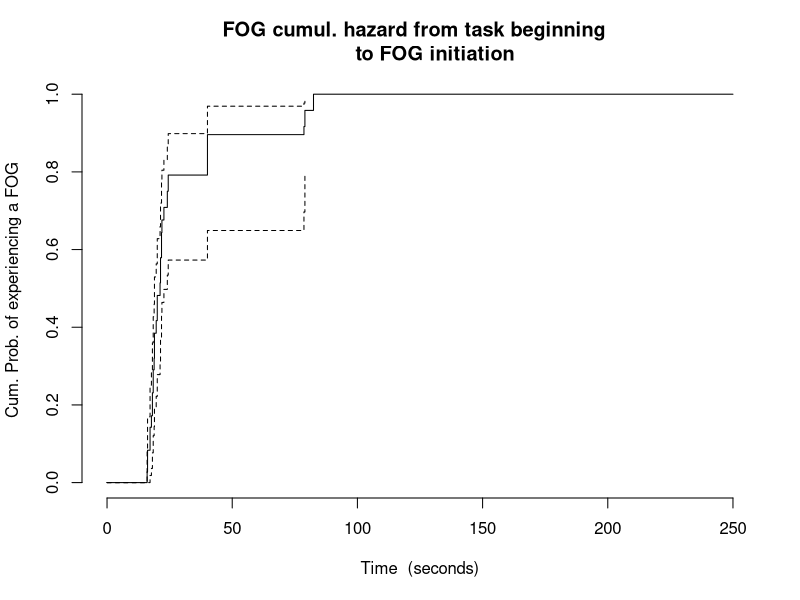
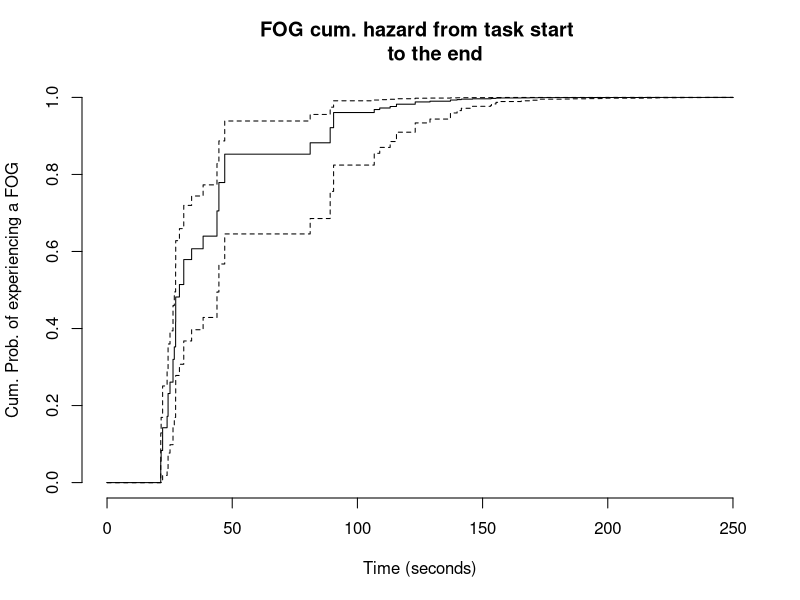

Here is the R script that generated these plots, in order:
## ---- chunk 1
knitr::opts_chunk$set(echo = FALSE)
## ---- chunk 2
rm(list=ls())
## ---- chunk 3
library(tidyverse)
library(skimr)
library(survival)
library(broom)
## ---- chunk 4
# load data from kaggle 
# from CLI kaggle competitions download -c tlvmc-parkinsons-freezing-gait-prediction 
events <- read_csv("events.csv")
subjects <- read_csv("subjects.csv")
tasks <- read_csv("tasks.csv")
#daily_meta <- read_csv("daily_metadata.csv")
defog_meta <- read_csv("defog_metadata.csv")
#tdcsfog_meta <- read_csv("tdcsfog_metadata.csv")
## ---- chunk 5
subjects$Visit=NULL 
## ---- chunk 6
  fog <- inner_join(events,tasks,by="Id") %>% 
  inner_join(defog_meta,by ="Id")  %>% 
  inner_join(subjects,by = "Subject") 
rm(events,tasks,defog_meta,subjects)
## ---- chunk 7
fog <- fog %>% filter(Begin > 0 & End > 0, End >= Completion,Begin < Init ) 

attach(fog)
# events duration
fog["eventsDuration"] <- Completion - Init


# task duration
fog["tasksDuration"] <- End - Begin

# attach fog 
detach(fog)
attach(fog)

## ---- chunk 8
round(mean(is.na(Kinetic)),2)
## ---- chunk 9
fog <- fog %>% 
    filter(!is.na(Kinetic))
cat("\n new table dimension\n")
dim(fog)
## ---- chunk 10
head(fog,3)
## ---- chunk 11
proportion_kinetic <- prop.table(table(Kinetic)) %>% round(2)
## ---- chunk 12
summary(Age)
## ---- chunk 13
(sex_prop_table <- prop.table(table(Sex)) %>% round(2))
## ---- chunk 14
unique(Task)
## ---- chunk 15
length(unique(Visit))
## ---- chunk 16
round(prop.table(table(Visit)),2)
## ---- chunk 17
100*round(prop.table(table(Medication)),4)
## ---- chunk 18
#par(mfrow = c(1,2))
#fit task duration 
fit_tti <- survfit(Surv(Begin,Init, Kinetic) ~ 1, data = fog)

# fit from begin to end
fit_tte <- survfit(Surv(Begin,End, Kinetic) ~ 1, data = fog)

## ---- chunk 19
plot(fit_tti,fun ="F",
     xlim = c(0,250),
      xlab = "Time  (seconds)",
     ylab = "Cum. Prob. of experiencing a FOG",
     main = "FOG cumul. hazard from task beginning  
     to FOG initiation",
     frame = F)
## ---- chunk 20
fit_tti
## ---- chunk 21
# plot fit2
plot(fit_tte,
     fun ="F",
     xlim =c(0,250),
      xlab = "Time (seconds)",
     ylab = "Cum. Prob. of experiencing a FOG", 
     main ="FOG cum. hazard from task start 
     to the end",
     frame = F)
## ---- chunk 22
fit_tte
## ---- chunk 23
# fit
fit_sex <- coxph(Surv(Begin,End, Kinetic) ~ factor(Sex), data = fog)

# summary fit 
p <- round(tidy(fit_sex)$p.value,2)
## ---- chunk 24
fit_Med <- coxph(Surv(Begin,End, Kinetic) ~ factor(Medication), data = fog)

# summary fit_medication
p <- round(tidy(fit_Med)$p.value,2)
## ---- chunk 25
fit_task <- coxph(Surv(Begin,End, Kinetic) ~ factor(Task), data = fog)

# summary type 
tidy(fit_task) |> 
  filter(p.value <= 0.05) |>
  select(term, estimate,p.value)
## ---- chunk 26
fit_type <- coxph(Surv(Begin,End, Kinetic) ~ factor(Type), data = fog)

# summary fit_type 
tidy(fit_type) |> 
  filter(p.value <= 0.05) |>
  select(term, estimate,p.value)
## ---- chunk 27
fit_visit <- coxph(Surv(Begin,End, Kinetic) ~ factor(Visit), data = fog)

# summary fit_type
tidy(fit_visit) |> 
  filter(p.value <= 0.05) |>
  select(term, estimate,p.value)
## ---- chunk 28
fit_YSDx<- coxph(Surv(Begin,End, Kinetic) ~ YearsSinceDx,
                 data = fog)
p <- tidy(fit_YSDx)$p.value
## ---- chunk 29
fit_mult<- coxph(Surv(Begin,End, Kinetic) ~ (Sex + Age +  Medication  +
                                               Visit + YearsSinceDx),
                 data = fog)
tidy(fit_mult) %>% 
  filter(p.value <= 0.05)
## ---- chunk 30
